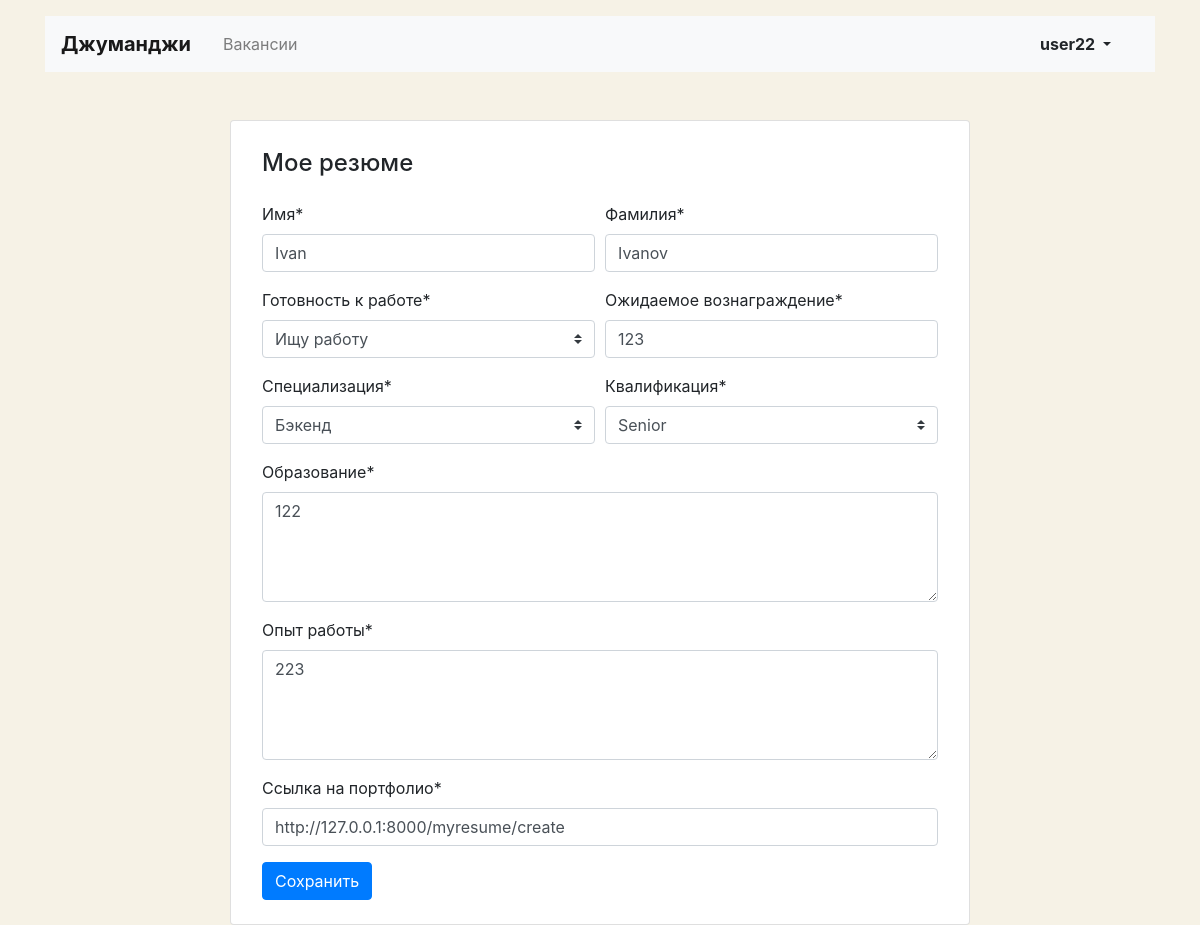
/myresume/ (signed in), run on the app's committed database.
### vacancies/models.py (models this page shows, shortened)
class Resume(models.Model):
    class WorkStatusChoices(models.TextChoices):
        not_in_search = 'Не ищу работу', _('Не ищу работу')
        consideration = 'Рассматриваю предложения', _('Рассматриваю предложения')
        in_search = 'Ищу работу', _('Ищу работу')
    class GradeChoices(models.TextChoices):
        intern = 'intern', _('Intern')
        junior = 'junior', _('Junior')
        middle = 'middle', _('Middle')
        senior = 'senior', _('Senior')
        lead = 'lead', _('Lead')
    owner = models.OneToOneField(settings.AUTH_USER_MODEL, on_delete=models.CASCADE)
    name = models.CharField(max_length=64)
    surname = models.CharField(max_length=64)
    status = models.CharField(
        max_length=32,
        choices=WorkStatusChoices.choices,
        default=WorkStatusChoices.in_search,
    )
    salary = models.IntegerField()
    specialty = models.ForeignKey(Specialty, on_delete=models.CASCADE)
    grade = models.CharField(
        max_length=32,
        choices=GradeChoices.choices,
        default=GradeChoices.junior,
    )
    education = models.TextField()
    experience = models.TextField()
    portfolio = models.URLField()

### vacancies/views/user_profile.py (the view)
# urls.py: path('myresume/', MyResumeUpdateView.as_view(), name='my_resume'),
class MyResumeUpdateView(CompanyOrResumeUpdateView):
    model = Resume
    template_name = 'vacancies/user_profile/resume-edit.html'
    form_class = ResumeForm
    success_url = reverse_lazy('my_resume')
    redirect_url = 'my_resume_lets_start'
    updated_url_name = 'my_resume'
    create_url_name = 'my_resume_create'

### vacancies/models.py (called while the page is built)
    def __str__(self):
        return f"{self.title}"

### vacancies/views/user_profile.py (called while the page is built)
    def dispatch(self, request, *args, **kwargs):
        try:
            self.object = self.model.objects.get(owner=self.request.user)
        except self.model.DoesNotExist:
            return redirect(self.redirect_url)
        else:
            return super().dispatch(request, *args, **kwargs)

    def get_context_data(self, **kwargs):
        context = super().get_context_data(**kwargs)
        http_referer = self.request.META.get('HTTP_REFERER')
        if (http_referer == self.request.build_absolute_uri(reverse(self.updated_url_name)) or
                http_referer == self.request.build_absolute_uri(reverse(self.create_url_name))):
            context['is_updated'] = True
        else:
            context['is_updated'] = False
        return context

    def get_object(self):
        return self.object

### vacancies/templates/vacancies/user_profile/resume-edit.html (shortened to what this page needs)
{% extends "./user_profile_base.html" %}
{% load crispy_forms_tags %}
{% block content %}
     <section class="col-12 col-lg-8 offset-lg-2 mt-5 card">
      <div class="card-body px-3 pb-4">
        <h1 class="h4 pt-2 pb-3">Мое резюме</h1>
         {% crispy form %}
      </div>
     </section>
{% endblock content %}

### vacancies/templates/vacancies/base/navbar.html (shortened to what this page needs)
<header class="container mt-3">
    <nav class="navbar navbar-expand-lg navbar-light bg-light">
      <a class="navbar-brand mr-4 font-weight-bold" href="{% url 'home' %}">Джуманджи</a>
      <div class="collapse navbar-collapse justify-content-between" id="navbarNav">
        <ul class="navbar-nav col-10">
          <li class="nav-item">
            <a class="nav-link" href="{% url 'all_vacancies' %}">Вакансии</a>
          </li>
        </ul>
        <ul class="navbar-nav col-2 justify-content-end">
          {% if user.is_authenticated %}
              <li class="nav-item active">
                <div class="btn-group">
                  <button type="button" class="btn dropdown-toggle font-weight-bold" data-toggle="dropdown" aria-haspopup="true" aria-expanded="false">
                    {{ user.username }}
                  </button>
                </div>
              </li>
          {% else %}
              <li class="nav-item active">
                <a href="{% url 'login' %}" class="nav-link font-weight-bold">Вход</a>
              </li>
          {% endif %}
        </ul>
      </div>
    </nav>
</header>

### vacancies/templates/vacancies/user_profile/user_profile_base.html (style rules this page uses)
body { background-color: #F6F2E6; }

### data on the page
Resume: name "Ivan", surname "Ivanov", status "Ищу работу", salary "123", specialty "Бэкенд", grade "Senior", education "122", experience "223", portfolio "http://127.0.0.1:8000/myresume/create"

### other printed values
{{ user.username }} "user22"
